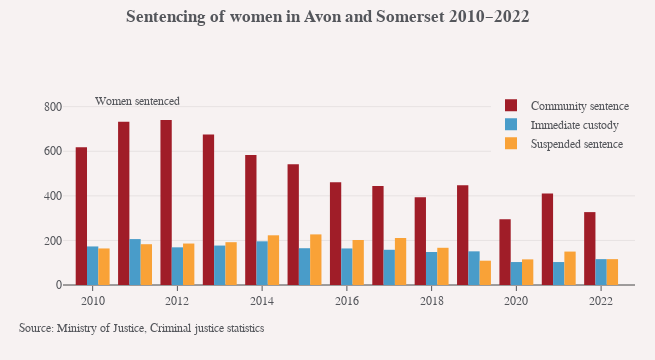
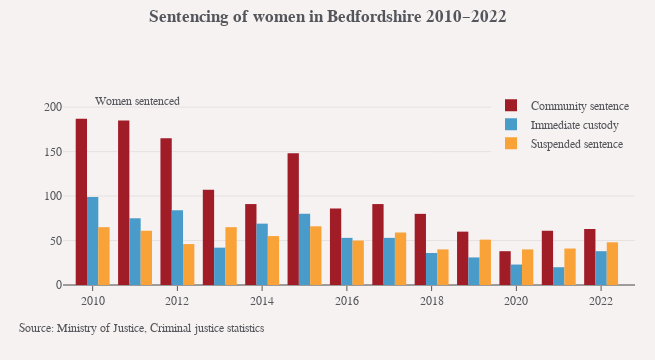

Notebook code for these charts, in order:
### Code cell
for pfa in df['pfa'].unique():
    chart = SentenceTypeChart(pfa)
    chart.outputChart()
    chart.saveChart()

### Figure 1 — Plotly figure (JSON) as saved in the notebook; plotly's stock layout.template omitted (floating-point values rounded to 4 significant figures)
{"data": [{"customdata": ["community sentence", "community sentence", "community sentence", "community sentence", "community sentence", "community sentence", "community sentence", "community sentence", "community sentence", "community sentence", "community sentence", "community sentence", "community sentence"], "hovertemplate": "%{y} %{customdata}<extra></extra>", "name": "Community sentence", "type": "bar", "x": [2010, 2011, 2012, 2013, 2014, 2015, 2016, 2017, 2018, 2019, 2020, 2021, 2022], "y": [618, 732, 740, 675, 583, 542, 461, 444, 394, 447, 295, 411, 327]}, {"customdata": ["immediate custody", "immediate custody", "immediate custody", "immediate custody", "immediate custody", "immediate custody", "immediate custody", "immediate custody", "immediate custody", "immediate custody", "immediate custody", "immediate custody", "immediate custody"], "hovertemplate": "%{y} %{customdata}<extra></extra>", "name": "Immediate custody", "type": "bar", "x": [2010, 2011, 2012, 2013, 2014, 2015, 2016, 2017, 2018, 2019, 2020, 2021, 2022], "y": [173, 206, 169, 177, 196, 165, 164, 158, 148, 151, 103, 103, 116]}, {"customdata": ["suspended sentence", "suspended sentence", "suspended sentence", "suspended sentence", "suspended sentence", "suspended sentence", "suspended sentence", "suspended sentence", "suspended sentence", "suspended sentence", "suspended sentence", "suspended sentence", "suspended sentence"], "hovertemplate": "%{y} %{customdata}<extra></extra>", "name": "Suspended sentence", "type": "bar", "x": [2010, 2011, 2012, 2013, 2014, 2015, 2016, 2017, 2018, 2019, 2020, 2021, 2022], "y": [164, 183, 186, 192, 223, 227, 202, 211, 167, 109, 115, 150, 116]}], "layout": {"annotations": [{"font": {"size": 12}, "showarrow": false, "text": "Source: Ministry of Justice, Criminal justice statistics", "x": -0.08, "xanchor": "left", "xref": "paper", "y": -0.19, "yanchor": "top", "yref": "paper"}, {"align": "left", "font": {"size": 12}, "showarrow": false, "text": "Women sentenced", "x": 2010, "xanchor": "left", "xref": "x", "y": 1.04, "yref": "paper"}], "barmode": "group", "height": 360, "hovermode": "x", "legend": {"x": 1, "xanchor": "right", "y": 1.05, "yanchor": "top"}, "margin": {"b": 75, "l": 63, "r": 20}, "modebar": {"activecolor": "#A01D28"}, "showlegend": true, "title": {"text": "<b>Sentencing of women in Avon and Somerset 2010–2022</b>", "y": 0.94, "yanchor": "bottom"}, "width": 655, "xaxis": {"dtick": 2, "range": [2009.0, 2023.0], "showgrid": false, "tick0": 2010, "tickcolor": "#54565B"}, "yaxis": {"range": [0, 830], "tick0": 0, "tickformat": ",.0f", "title": {"text": ""}}}}

### Figure 2 — Plotly figure (JSON) as saved in the notebook; plotly's stock layout.template omitted (floating-point values rounded to 4 significant figures)
{"data": [{"customdata": ["community sentence", "community sentence", "community sentence", "community sentence", "community sentence", "community sentence", "community sentence", "community sentence", "community sentence", "community sentence", "community sentence", "community sentence", "community sentence"], "hovertemplate": "%{y} %{customdata}<extra></extra>", "name": "Community sentence", "type": "bar", "x": [2010, 2011, 2012, 2013, 2014, 2015, 2016, 2017, 2018, 2019, 2020, 2021, 2022], "y": [187, 185, 165, 107, 91, 148, 86, 91, 80, 60, 38, 61, 63]}, {"customdata": ["immediate custody", "immediate custody", "immediate custody", "immediate custody", "immediate custody", "immediate custody", "immediate custody", "immediate custody", "immediate custody", "immediate custody", "immediate custody", "immediate custody", "immediate custody"], "hovertemplate": "%{y} %{customdata}<extra></extra>", "name": "Immediate custody", "type": "bar", "x": [2010, 2011, 2012, 2013, 2014, 2015, 2016, 2017, 2018, 2019, 2020, 2021, 2022], "y": [99, 75, 84, 42, 69, 80, 53, 53, 36, 31, 23, 20, 38]}, {"customdata": ["suspended sentence", "suspended sentence", "suspended sentence", "suspended sentence", "suspended sentence", "suspended sentence", "suspended sentence", "suspended sentence", "suspended sentence", "suspended sentence", "suspended sentence", "suspended sentence", "suspended sentence"], "hovertemplate": "%{y} %{customdata}<extra></extra>", "name": "Suspended sentence", "type": "bar", "x": [2010, 2011, 2012, 2013, 2014, 2015, 2016, 2017, 2018, 2019, 2020, 2021, 2022], "y": [65, 61, 46, 65, 55, 66, 50, 59, 40, 51, 40, 41, 48]}], "layout": {"annotations": [{"font": {"size": 12}, "showarrow": false, "text": "Source: Ministry of Justice, Criminal justice statistics", "x": -0.08, "xanchor": "left", "xref": "paper", "y": -0.19, "yanchor": "top", "yref": "paper"}, {"align": "left", "font": {"size": 12}, "showarrow": false, "text": "Women sentenced", "x": 2010, "xanchor": "left", "xref": "x", "y": 1.04, "yref": "paper"}], "barmode": "group", "height": 360, "hovermode": "x", "legend": {"x": 1, "xanchor": "right", "y": 1.05, "yanchor": "top"}, "margin": {"b": 75, "l": 63, "r": 20}, "modebar": {"activecolor": "#A01D28"}, "showlegend": true, "title": {"text": "<b>Sentencing of women in Bedfordshire 2010–2022</b>", "y": 0.94, "yanchor": "bottom"}, "width": 655, "xaxis": {"dtick": 2, "range": [2009.0, 2023.0], "showgrid": false, "tick0": 2010, "tickcolor": "#54565B"}, "yaxis": {"range": [0, 208], "tick0": 0, "tickformat": ",.0f", "title": {"text": ""}}}}
